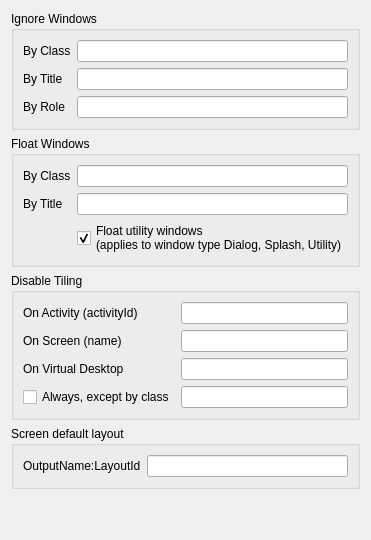
     <widget class="QWidget" name="rulesTab">
      <attribute name="title">
       <string>Rules</string>
      </attribute>
      <layout class="QVBoxLayout" name="verticalLayout_2">
       <item>
        <widget class="QGroupBox" name="groupBox_5">
         <property name="title">
          <string>Ignore Windows</string>
         </property>
         <layout class="QGridLayout" name="gridLayout_5">
          <item row="1" column="0">
           <widget class="QLabel" name="ignoreTitleLabel">
            <property name="text">
             <string>By Title</string>
            </property>
           </widget>
          </item>
          <item row="0" column="0">
           <widget class="QLabel" name="ignoreClassLabel">
            <property name="text">
             <string>By Class</string>
            </property>
           </widget>
          </item>
          <item row="0" column="1">
           <widget class="QLineEdit" name="kcfg_ignoreClass">
            <property name="toolTip">
             <string>Comma-separated list of window classes. Matching windows will not be tiled.</string>
            </property>
           </widget>
          </item>
          <item row="1" column="1">
           <widget class="QLineEdit" name="kcfg_ignoreTitle">
            <property name="toolTip">
             <string>Comma-separated list of keywords(or substrings). Any windows with matching title will not be tiled.</string>
            </property>
           </widget>
          </item>
          <item row="2" column="0">
           <widget class="QLabel" name="ignoreRoleLabel">
            <property name="text">
             <string>By Role</string>
            </property>
           </widget>
          </item>
          <item row="2" column="1">
           <widget class="QLineEdit" name="kcfg_ignoreRole"/>
          </item>
         </layout>
        </widget>
       </item>
       <item>
        <widget class="QGroupBox" name="groupBox_6">
         <property name="title">
          <string>Float Windows</string>
         </property>
         <layout class="QGridLayout" name="gridLayout_6">
          <item row="0" column="0">
           <widget class="QLabel" name="floatingClassLabel">
            <property name="text">
             <string>By Class</string>
            </property>
           </widget>
          </item>
          <item row="0" column="1">
           <widget class="QLineEdit" name="kcfg_floatingClass">
            <property name="toolTip">
             <string>Comma-separated list of window classes. Matching windows will become float automatically.</string>
            </property>
           </widget>
          </item>
          <item row="1" column="0">
           <widget class="QLabel" name="floatingTitleLabel">
            <property name="text">
             <string>By Title</string>
            </property>
           </widget>
          </item>
          <item row="1" column="1">
           <widget class="QLineEdit" name="kcfg_floatingTitle">
            <property name="toolTip">
             <string>Comma-separated list of keywords(or substrings). Any windows with matching title will become float automatically</string>
            </property>
           </widget>
          </item>
          <item row="2" column="1">
           <widget class="QCheckBox" name="kcfg_floatUtility">
            <property name="toolTip">
             <string>This is mainly for debugging purpose, but can also be used to meet some specific requirements.</string>
            </property>
            <property name="text">
             <string>Float utility windows
(applies to window type Dialog, Splash, Utility)</string>
            </property>
            <property name="checked">
             <bool>true</bool>
            </property>
           </widget>
          </item>
         </layout>
        </widget>
       </item>
       <item>
        <widget class="QGroupBox" name="groupBox_7">
         <property name="title">
          <string>Disable Tiling</string>
         </property>
         <layout class="QGridLayout" name="gridLayout_7">
          <item row="0" column="1">
           <widget class="QLineEdit" name="kcfg_ignoreActivity">
            <property name="toolTip">
             <string>&lt;html&gt;&lt;head/&gt;&lt;body&gt;&lt;p&gt;Comma-separated list of activity IDs. See Readme or Issue #125 to know IDs. Windows in corresponding activities will not be tiled.&lt;/p&gt;&lt;/body&gt;&lt;/html&gt;</string>
            </property>
           </widget>
          </item>
          <item row="0" column="0">
           <widget class="QLabel" name="ignoreActivityLabel">
            <property name="text">
             <string>On Activity (activityId)</string>
            </property>
           </widget>
          </item>
          <item row="1" column="0">
           <widget class="QLabel" name="ignoreScreenLabel">
            <property name="text">
             <string>On Screen (name)</string>
            </property>
           </widget>
          </item>
          <item row="1" column="1">
           <widget class="QLineEdit" name="kcfg_ignoreScreen">
            <property name="toolTip">
             <string>Comma-separated list of screen names. Windows in corresponding screens will not be tiled.</string>
            </property>
           </widget>
          </item>
          <item row="2" column="0">
           <widget class="QLabel" name="ignoreDesktopLabel">
            <property name="text">
             <string>On Virtual Desktop</string>
            </property>
           </widget>
          </item>
          <item row="2" column="1">
           <widget class="QLineEdit" name="kcfg_ignoreVDesktop">
            <property name="toolTip">
             <string>Comma-separated list of Virtual Desktops names. Windows corresponding to these will not be tiled.</string>
            </property>
           </widget>
          </item>
          <item row="3" column="0">
           <widget class="QCheckBox" name="kcfg_tileNothing">
            <property name="text">
             <string>Always, except by class</string>
            </property>
            <property name="checked">
             <bool>false</bool>
            </property>
           </widget>
          </item>
          <item row="3" column="1">
           <widget class="QLineEdit" name="kcfg_tilingClass">
            <property name="toolTip">
             <string>Comma-separated list of window classes. Matching windows will become tiled automatically.</string>
            </property>
           </widget>
          </item>
         </layout>
        </widget>
       </item>
       <item>
        <widget class="QGroupBox" name="groupBox_11">
         <property name="title">
          <string>Screen default layout</string>
         </property>
         <layout class="QGridLayout" name="gridLayout_11">
          <item row="0" column="1">
           <widget class="QLineEdit" name="kcfg_screenDefaultLayout">
            <property name="toolTip">
             <string>&lt;html&gt;&lt;head/&gt;&lt;body&gt;&lt;p&gt;Comma-separated list OutputName:LayoutNumber all values you will see if run KSystemLog and type krohnkite in filter string. The data will right under Krohenkite start string.&lt;/p&gt;&lt;p&gt;2 monitors example: HDMI-A-1:3,DP-2:1&lt;/p&gt;&lt;p&gt;Example with desktop name: HDMI-A-1:Desktop 1:1,HDMI-A-1:Desktop 2:3&lt;/p&gt;&lt;/body&gt;&lt;/html&gt;</string>
            </property>
           </widget>
          </item>
          <item row="0" column="0">
           <widget class="QLabel" name="screenDefaultLayoutLabel">
            <property name="text">
             <string>OutputName:LayoutId</string>
            </property>
           </widget>
          </item>
         </layout>
        </widget>
       </item>
       <item>
        <spacer name="verticalSpacer_4">
         <property name="orientation">
          <enum>Qt::Orientation::Vertical</enum>
         </property>
         <property name="sizeHint" stdset="0">
          <size>
           <width>20</width>
           <height>40</height>
          </size>
         </property>
        </spacer>
       </item>
      </layout>
     </widget>
